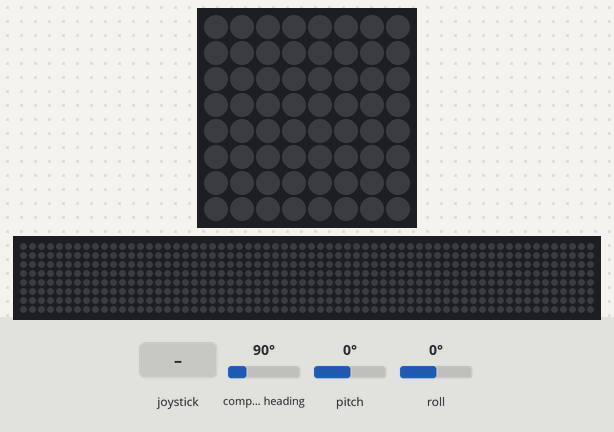
A program run on a simulated Raspberry Pi (BCM pin numbers) with a Sense HAT. On the bench: the Sense HAT's 8×8 RGB LED matrix, a strip that is not on the board, showing the scrolling text unrolled. The inputs (shaded band) are chosen by the test bench; at power-on: compass heading 90°, pitch 0°, roll 0°. The 64×8 strip is a reading aid, not a part: it shows the text the matrix is scrolling, unrolled, one strip-width of it at a time; the Sense HAT reports a negative pitch or roll as 360° plus the angle.

Above: at 1.2 s.
1.3 s: joystick pushed up
At 1.45 s:
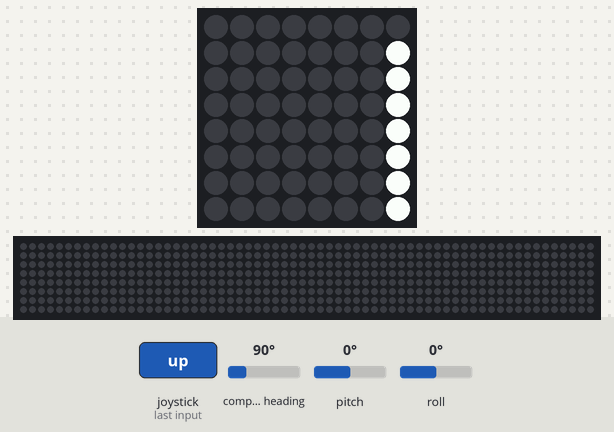
At 1.95 s:
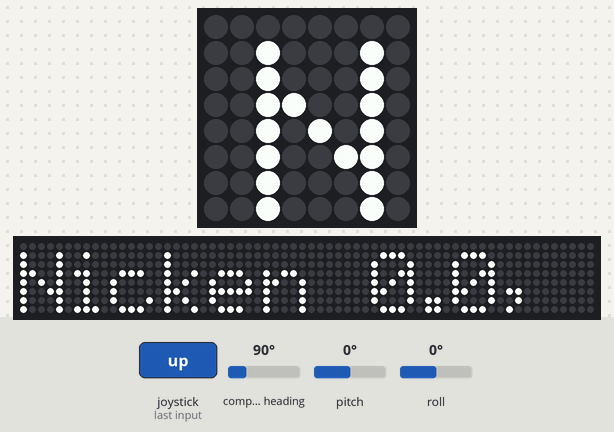

The program:

Tricorder.py
```python
from sense_hat import SenseHat
sense = SenseHat()
sense.clear()

def orientation():
    orientation = sense.get_orientation()
    pitch = orientation["pitch"]
    roll = orientation["roll"]
    yaw = orientation["yaw"]

    pitch = round(pitch, 1)
    roll = round(roll, 1)
    yaw = round(yaw, 1)

    sense.show_message("Nicken {0}, Rollen {1}, Gieren {2}".
                       format(pitch, roll, yaw))

def temperature():
    temp = sense.get_temperature()
    temp = round(temp, 1)
    sense.show_message("Temperatur: %s Grad Celsius" % temp)

def humidity():
    humidity = sense.get_humidity()
    humidity = round(humidity, 1)
    sense.show_message("Feuchtigkeit: %s Prozent" % humidity)

def pressure():
    pressure = sense.get_pressure()
    pressure = round(pressure, 1)
    sense.show_message("Druck: %s Millibars" % pressure)

def compass():
    for i in range(0, 10):
        north = sense.get_compass()
    north = round(north, 1)
    sense.show_message("Norden: %s Grad" % north)

sense.stick.direction_up = orientation
sense.stick.direction_right = temperature
sense.stick.direction_down = compass
sense.stick.direction_left = humidity
sense.stick.direction_middle = pressure

while True:
    pass
```

Measured:
- after the input at 1.3 s, the LEDs: change after 0.11 s (image 1)
